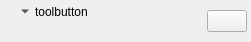
<?xml version="1.0" encoding="UTF-8"?>
<ui version="4.0">
 <class>statusWidgetClass</class>
 <widget class="QWidget" name="statusWidgetClass">
  <property name="geometry">
   <rect>
    <x>0</x>
    <y>0</y>
    <width>251</width>
    <height>42</height>
   </rect>
  </property>
  <property name="windowTitle">
   <string>Form</string>
  </property>
  <layout class="QHBoxLayout" name="horizontalLayout_3">
   <property name="spacing">
    <number>0</number>
   </property>
   <property name="leftMargin">
    <number>4</number>
   </property>
   <property name="topMargin">
    <number>0</number>
   </property>
   <property name="rightMargin">
    <number>4</number>
   </property>
   <property name="bottomMargin">
    <number>0</number>
   </property>
   <item>
    <widget class="QLabel" name="label">
     <property name="sizePolicy">
      <sizepolicy hsizetype="Minimum" vsizetype="Minimum">
       <horstretch>0</horstretch>
       <verstretch>0</verstretch>
      </sizepolicy>
     </property>
     <property name="text">
      <string/>
     </property>
     <property name="pixmap">
      <pixmap resource="xmpp.qrc">:/xmpp/resources/green.png</pixmap>
     </property>
    </widget>
   </item>
   <item>
    <layout class="QVBoxLayout" name="verticalLayout">
     <property name="spacing">
      <number>0</number>
     </property>
     <property name="leftMargin">
      <number>3</number>
     </property>
     <item>
      <layout class="QHBoxLayout" name="horizontalLayout_2">
       <property name="spacing">
        <number>0</number>
       </property>
       <item>
        <widget class="statusToolButton" name="toolButton_userName">
         <property name="text">
          <string>toolbutton</string>
         </property>
         <property name="popupMode">
          <enum>QToolButton::InstantPopup</enum>
         </property>
         <property name="toolButtonStyle">
          <enum>Qt::ToolButtonTextBesideIcon</enum>
         </property>
         <property name="autoRaise">
          <bool>true</bool>
         </property>
         <property name="arrowType">
          <enum>Qt::DownArrow</enum>
         </property>
        </widget>
       </item>
       <item>
        <spacer name="horizontalSpacer">
         <property name="orientation">
          <enum>Qt::Horizontal</enum>
         </property>
         <property name="sizeHint" stdset="0">
          <size>
           <width>40</width>
           <height>10</height>
          </size>
         </property>
        </spacer>
       </item>
      </layout>
     </item>
     <item>
      <layout class="QHBoxLayout" name="horizontalLayout">
       <property name="spacing">
        <number>0</number>
       </property>
       <item>
        <widget class="statusTextWidget" name="statusTextWidgetObject" native="true">
         <property name="sizePolicy">
          <sizepolicy hsizetype="Fixed" vsizetype="Fixed">
           <horstretch>0</horstretch>
           <verstretch>0</verstretch>
          </sizepolicy>
         </property>
        </widget>
       </item>
       <item>
        <spacer name="horizontalSpacer_2">
         <property name="orientation">
          <enum>Qt::Horizontal</enum>
         </property>
         <property name="sizeHint" stdset="0">
          <size>
           <width>40</width>
           <height>10</height>
          </size>
         </property>
        </spacer>
       </item>
      </layout>
     </item>
    </layout>
   </item>
   <item>
    <widget class="statusAvatarWidget" name="pushButton_avatar">
     <property name="text">
      <string/>
     </property>
     <property name="icon">
      <iconset resource="xmpp.qrc">
       <normaloff>:/xmpp/resources/avatar.png</normaloff>:/xmpp/resources/avatar.png</iconset>
     </property>
     <property name="iconSize">
      <size>
       <width>32</width>
       <height>32</height>
      </size>
     </property>
    </widget>
   </item>
  </layout>
  <action name="actionBusy">
   <property name="icon">
    <iconset>
     <normaloff>:/icons/resource/red.png</normaloff>:/icons/resource/red.png</iconset>
   </property>
   <property name="text">
    <string>Busy</string>
   </property>
  </action>
  <action name="actionAvailable">
   <property name="icon">
    <iconset>
     <normaloff>:/icons/resource/green.png</normaloff>:/icons/resource/green.png</iconset>
   </property>
   <property name="text">
    <string>Available</string>
   </property>
  </action>
  <action name="actionInvisible">
   <property name="icon">
    <iconset>
     <normaloff>:/icons/resource/gray.png</normaloff>:/icons/resource/gray.png</iconset>
   </property>
   <property name="text">
    <string>Invisible</string>
   </property>
  </action>
  <action name="actionSign_out">
   <property name="icon">
    <iconset>
     <normaloff>:/icons/resource/gray.png</normaloff>:/icons/resource/gray.png</iconset>
   </property>
   <property name="text">
    <string>Sign out</string>
   </property>
  </action>
  <action name="actionAway">
   <property name="icon">
    <iconset>
     <normaloff>:/icons/resource/orange.png</normaloff>:/icons/resource/orange.png</iconset>
   </property>
   <property name="text">
    <string>Away</string>
   </property>
  </action>
 </widget>
 <customwidgets>
  <customwidget>
   <class>statusAvatarWidget</class>
   <extends>QPushButton</extends>
   <header>statusAvatarWidget.h</header>
  </customwidget>
  <customwidget>
   <class>statusTextWidget</class>
   <extends>QWidget</extends>
   <header>statusTextWidget.h</header>
   <container>1</container>
  </customwidget>
  <customwidget>
   <class>statusToolButton</class>
   <extends>QToolButton</extends>
   <header>statusToolButton.h</header>
  </customwidget>
 </customwidgets>
 <resources>
  <include location="xmpp.qrc"/>
 </resources>
 <connections/>
</ui>
